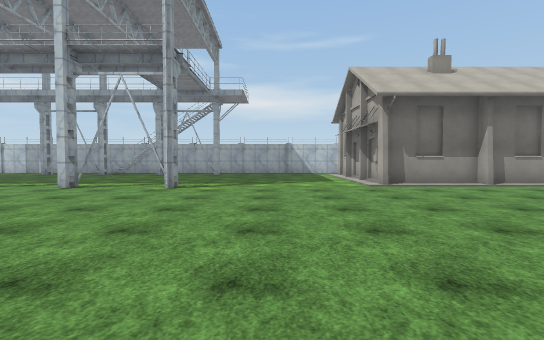
view 1 (above)

24 first-person views from a walk through a Unity game level. The camera is 1.4 m above the floor, tilts 2° down and sees 85° across. The floor is counted in squares, 2 m on a side. Each view is taken from the middle of a square. On the plan, view 1 faces up. The plan holds only what a view shows up to about 10 squares ahead; the rest is blank. The place goes on beyond the plan. The player character is not drawn. Some surface patterns are stand-ins.

view 2
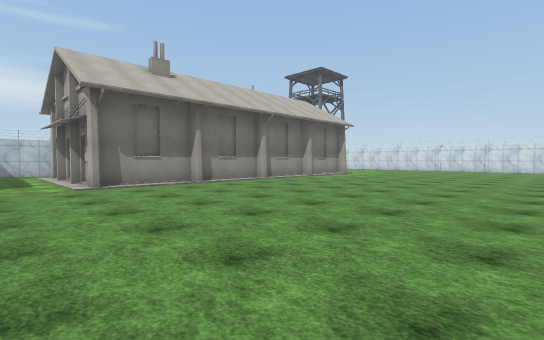

view 3
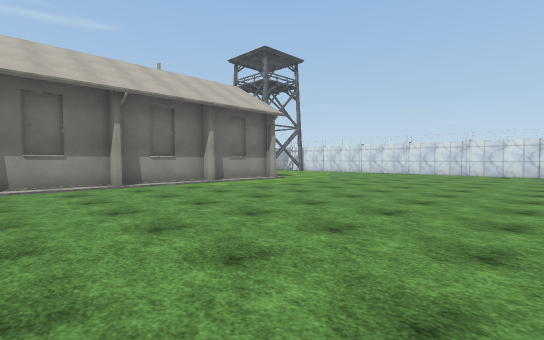

view 4
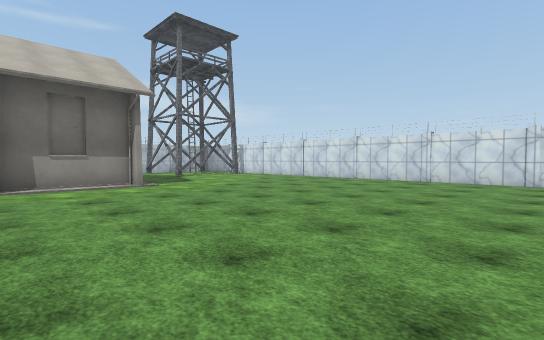

view 5
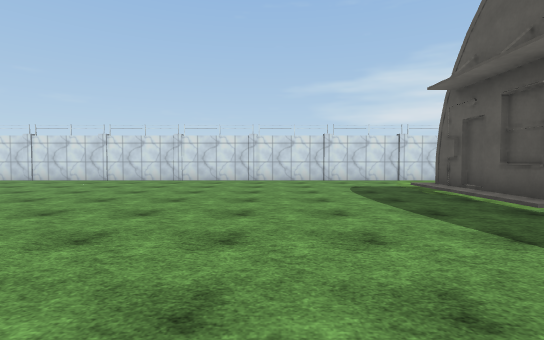

view 6
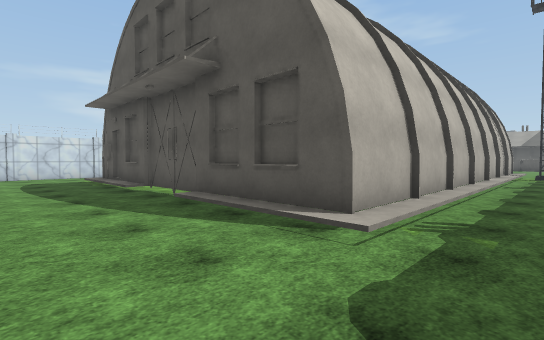

view 7
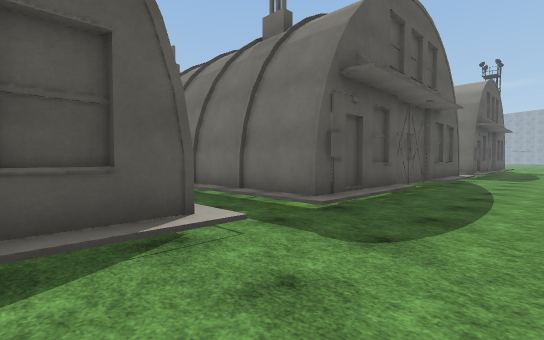

view 8
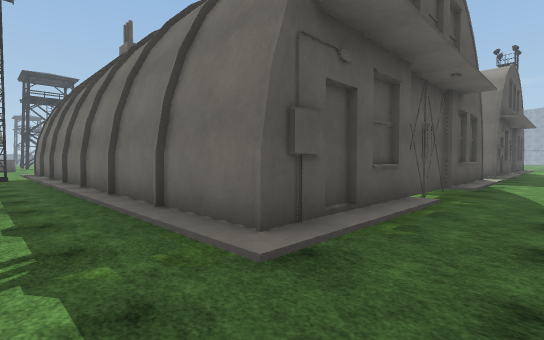

view 9
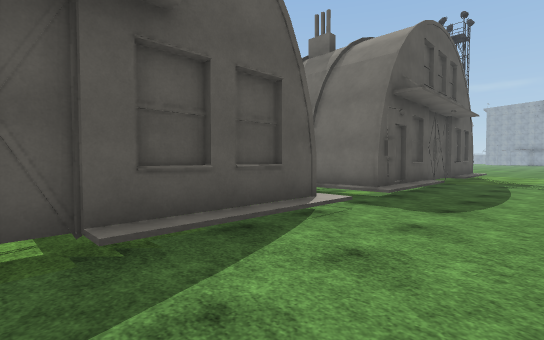

view 10
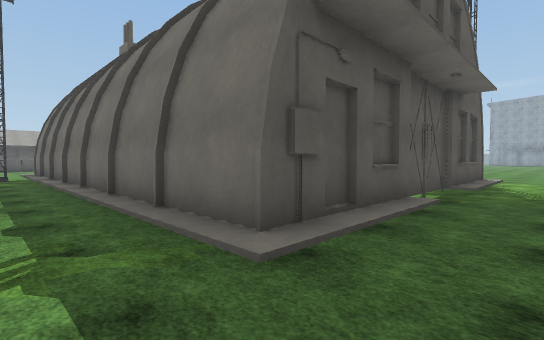

view 11
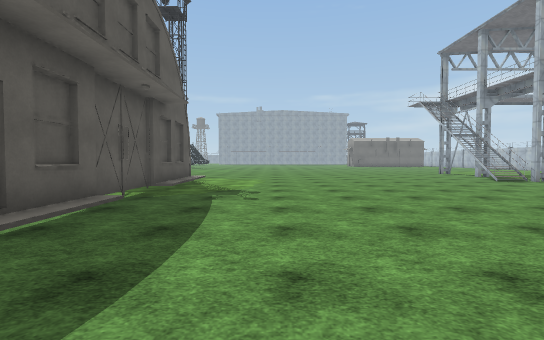

view 12
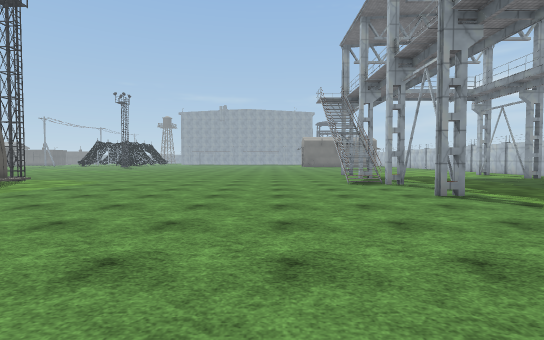

view 13
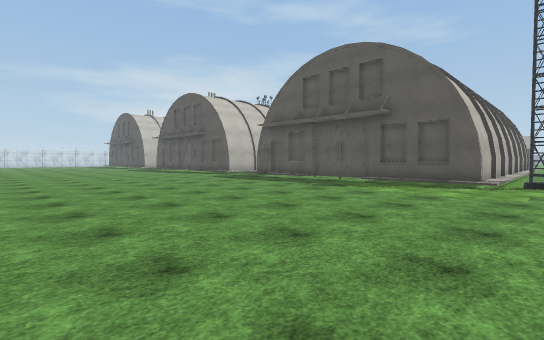

view 14
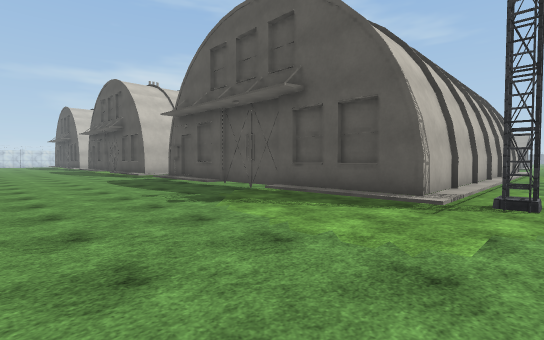

view 15
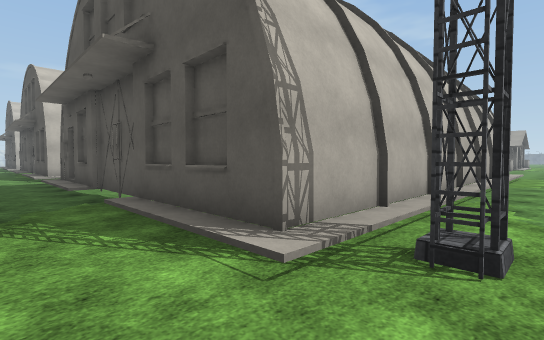

view 16
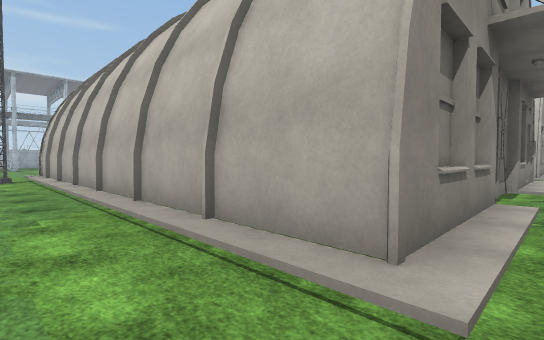

view 17
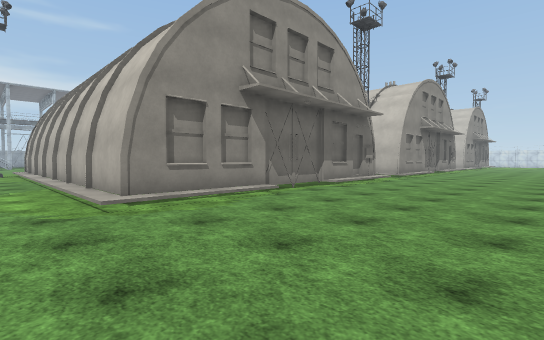

view 18
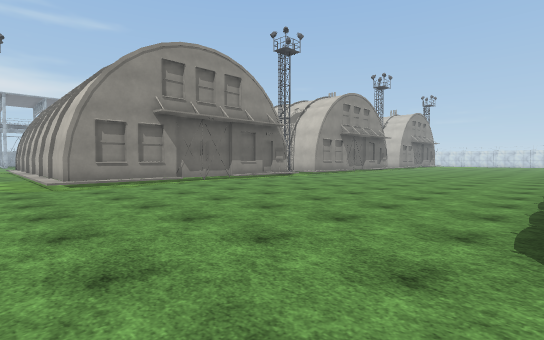

view 19
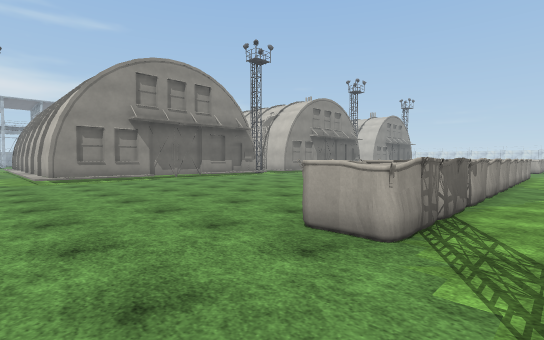

view 20
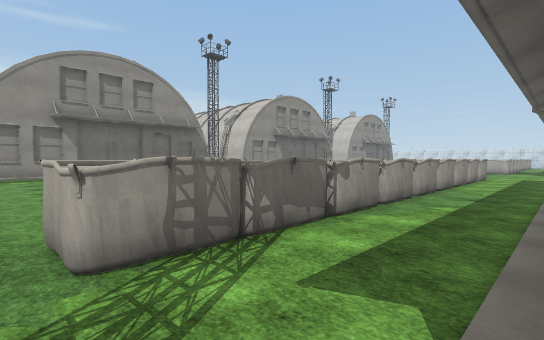

view 21
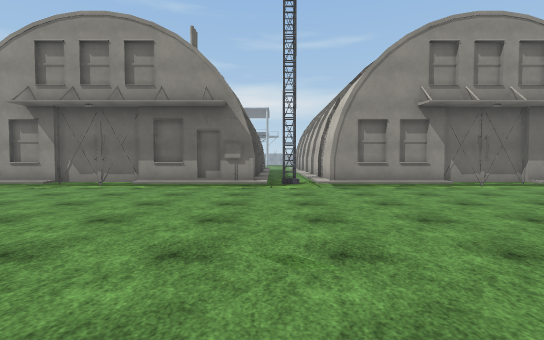

view 22
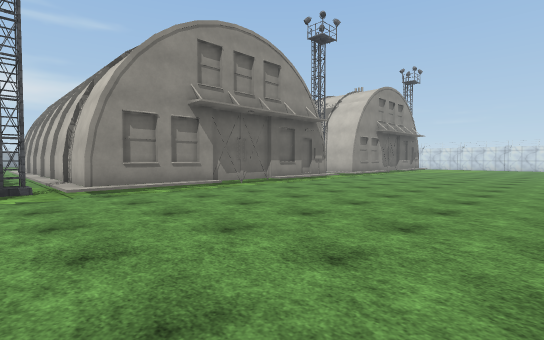

view 23
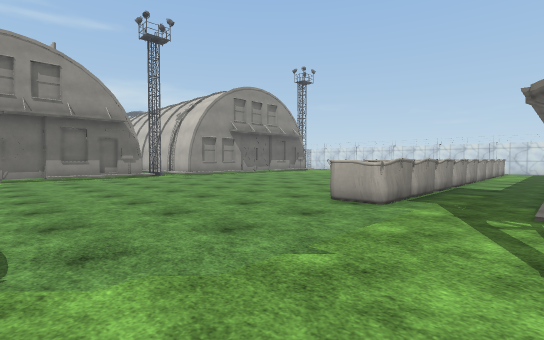

view 24
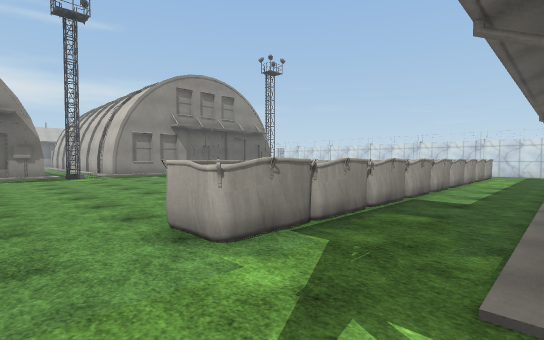

### Floor plan
Key: @ floor where view 1 was taken; # wall or solid block; . floor; / step, stairs or slope; ^ raised ledge; B building; T tower.
Columns run from 12 left of view 1 to 21 right of it. Each row starts with its distance up from view 1.
 10  ..............#
  9 ...............            ..    #
  8 .........#.....B#.#..#.#..B...  .#
  7  ##.#............................#
  6 .................................#
  5 .................................#
  4 .................................#
  3 .................................#
  2 .................................#
  1 .................................#
  0 ............@....................#
 -1 .................................#
 -2 .................................#
 -3 .////..////////..////////..////..#
 -4 T/B#######//B#######//B#######/..#
 -5 ./##     #//       #//##        .#
 -6 ./#      #//       #//#          #
 -7 ./#      #//       #//#
 -8 ./#      #//       #//#
 -9 ./#      #//       #//#
-10 ./#      #//#      #//#
-11 ./#      #//#      #//#
-12 ./#      #//#      #//#
-13 ./#      #//#      #//#
-14 ./##     #/T##     #/T#
-15 ./B#######//B#######/ B
-16 .////..////////../////
-17 .......................
-18 .......................
-19 .......................
-20 .......................
-21 ........................
-22 ........................
-23 .............. .......
-24 ...^^^^^^^     .....^^^^
-25 ...^^^^^^^^^^^^.....^^^^^^^^^^^
-26 ...............................
-27   ..B.......B  ............B

Positions as (right, up) in squares from view 1, and headings:
1: (0, 0), facing up
2: (1, 0), facing up-right
3: (6, 0), facing up-right
4: (11, 0), facing up-right
5: (11, 0), facing right
6: (8, -1), facing down-right
7: (11, -1), facing down-left
8: (9, -2), facing down-left
9: (3, -1), facing down-left
10: (-1, -2), facing down-left
11: (-1, -1), facing left
12: (-2, 4), facing left
13: (-12, 5), facing down-right
14: (-12, 1), facing down-right
15: (-12, -2), facing down-right
16: (-12, -16), facing up-right
17: (-12, -20), facing up-right
18: (-12, -24), facing up-right
19: (-12, -26), facing up-right
20: (-10, -27), facing up-right
21: (-2, -23), facing up
22: (-2, -22), facing up-right
23: (3, -27), facing up-right
24: (6, -27), facing up-right
